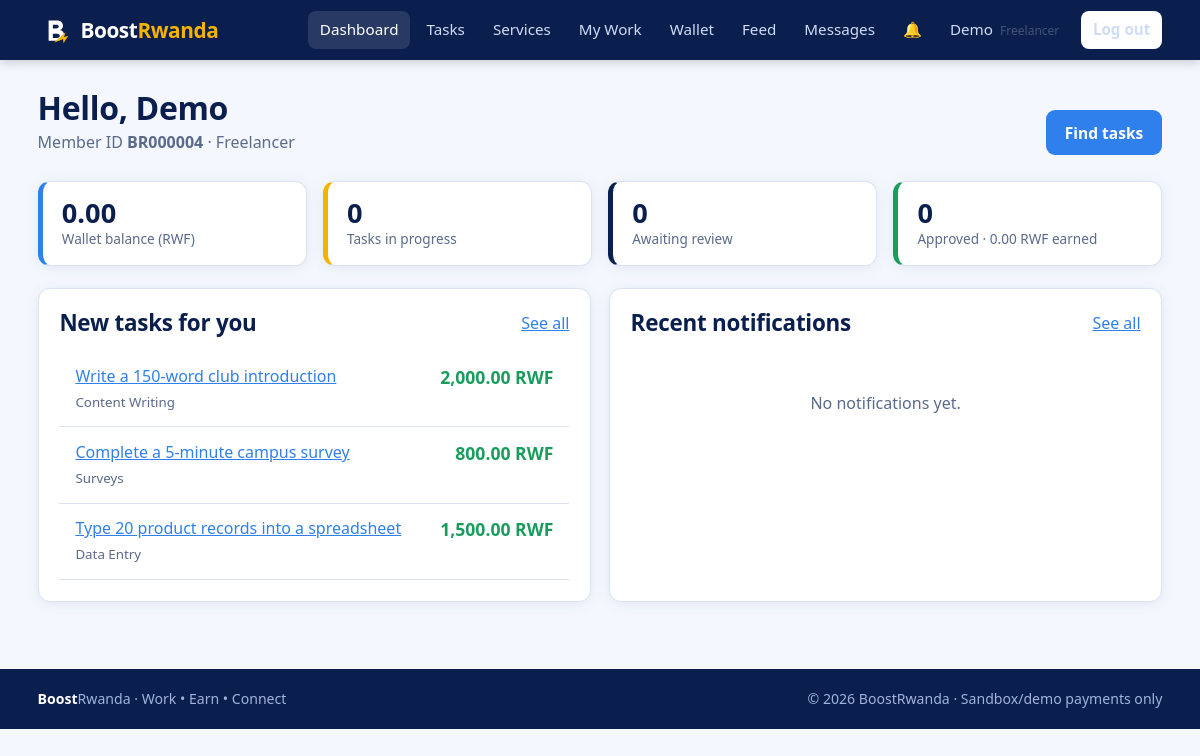
/user/dashboard.php (signed in), run on the app's committed database.
### tables this page shows
CREATE TABLE users (
  id            INT UNSIGNED AUTO_INCREMENT PRIMARY KEY,
  member_id     VARCHAR(12)  NULL UNIQUE,                  
  full_name     VARCHAR(100) NOT NULL,
  student_id    VARCHAR(30)  NULL,                          
  email         VARCHAR(150) NOT NULL UNIQUE,
  phone         VARCHAR(20)  NOT NULL,
  password_hash VARCHAR(255) NOT NULL,                      
  role          ENUM('member','freelancer','advertiser','admin','school') NOT NULL DEFAULT 'member',
  status        ENUM('active','suspended') NOT NULL DEFAULT 'active',
  created_at    TIMESTAMP NOT NULL DEFAULT CURRENT_TIMESTAMP,
  last_login    DATETIME NULL,
  INDEX idx_users_role (role),
  INDEX idx_users_status (status),
  INDEX idx_users_student (student_id)
);

CREATE TABLE wallets (
  id         INT UNSIGNED AUTO_INCREMENT PRIMARY KEY,
  user_id    INT UNSIGNED NOT NULL UNIQUE,
  balance    DECIMAL(14,2) NOT NULL DEFAULT 0.00,
  updated_at TIMESTAMP NOT NULL DEFAULT CURRENT_TIMESTAMP ON UPDATE CURRENT_TIMESTAMP,
  FOREIGN KEY (user_id) REFERENCES users(id) ON DELETE CASCADE,
  CONSTRAINT chk_balance_nonneg CHECK (balance >= 0)
);

CREATE TABLE tasks (
  id          INT UNSIGNED AUTO_INCREMENT PRIMARY KEY,
  creator_id  INT UNSIGNED NOT NULL,
  category_id INT UNSIGNED NOT NULL,
  title       VARCHAR(150) NOT NULL,
  description TEXT NOT NULL,
  reward      DECIMAL(12,2) NOT NULL,
  slots       INT UNSIGNED NOT NULL DEFAULT 1,              
  status      ENUM('open','closed') NOT NULL DEFAULT 'open',
  deadline    DATE NULL,
  created_at  TIMESTAMP NOT NULL DEFAULT CURRENT_TIMESTAMP,
  FOREIGN KEY (creator_id)  REFERENCES users(id),
  FOREIGN KEY (category_id) REFERENCES categories(id),
  INDEX idx_tasks_status (status),
  INDEX idx_tasks_category (category_id),
  FULLTEXT KEY ft_tasks (title, description)
);

CREATE TABLE categories (
  id   INT UNSIGNED AUTO_INCREMENT PRIMARY KEY,
  name VARCHAR(60) NOT NULL,
  type ENUM('task','service') NOT NULL,
  UNIQUE KEY uq_category (name, type)
);

### config/database.php (called while the page is built)
<?php
function db(): PDO
{
    static $pdo = null;
    if ($pdo === null) {
        $c = app_config()['db'];
        $dsn = "mysql:host={$c['host']};dbname={$c['name']};charset={$c['charset']}";
        try {
            $pdo = new PDO($dsn, $c['user'], $c['pass'], [
                PDO::ATTR_ERRMODE            => PDO::ERRMODE_EXCEPTION,
                PDO::ATTR_DEFAULT_FETCH_MODE => PDO::FETCH_ASSOC,
                PDO::ATTR_EMULATE_PREPARES   => false,
            ]);
        } catch (PDOException $e) {
            error_log('DB connection failed: ' . $e->getMessage());
            http_response_code(500);
            exit('Database connection failed. Check config/config.php and that MySQL is running.');
        }
    }
    return $pdo;
}
function q(string $sql, array $params = []): PDOStatement
{
    $st = db()->prepare($sql);
    $st->execute($params);
    return $st;
}
function fetch_all(string $sql, array $params = []): array { return q($sql, $params)->fetchAll(); }
function fetch_one(string $sql, array $params = []): ?array { $r = q($sql, $params)->fetch(); return $r ?: null; }
function fetch_val(string $sql, array $params = []) { $r = q($sql, $params)->fetchColumn(); return $r === false ? null : $r; }

### includes/auth.php (called while the page is built, shortened)
<?php
function current_user(): ?array
{
    static $user = false;
    if ($user === false) {
        $user = null;
        if (!empty($_SESSION['user_id'])) {
            $u = fetch_one('SELECT id, member_id, full_name, email, phone, role, status FROM users WHERE id=?', [$_SESSION['user_id']]);
            if ($u && $u['status'] === 'active') { $user = $u; } else { unset($_SESSION['user_id']); }
        }
    }
    return $user;
}
function role_home(string $role): string
{
    return ['admin' => 'admin/dashboard.php', 'school' => 'school/dashboard.php',
            'advertiser' => 'advertiser/dashboard.php'][$role] ?? 'user/dashboard.php';
}
function require_login(): array
{
    $u = current_user();
    return $u;
}

### config/config.php (called while the page is built)
<?php
return [
    'app_name'  => 'BoostRwanda',
    'base_url'  => '/BoostRwanda',
    'currency'  => 'RWF',
    'debug'     => false,
    'db' => [
        'host'    => '127.0.0.1',
        'name'    => 'boostrwanda_db',
        'user'    => 'root',
        'pass'    => '',
        'charset' => 'utf8mb4',
    ],
    'upload_max_bytes' => 2 * 1024 * 1024,
    'upload_allowed'   => [
        'jpg' => 'image/jpeg', 'jpeg' => 'image/jpeg',
        'png' => 'image/png',  'pdf'  => 'application/pdf',
    ],
    'max_login_attempts' => 5,
    'lockout_minutes'    => 15,
    'session_idle_secs'  => 7200,
    'payment' => [
        'mode'           => 'sandbox',
        'webhook_secret' => 'change-me-sandbox-secret',
    ],
];

### includes/bootstrap.php (called while the page is built, shortened)
<?php
function app_config(): array
{
    static $cfg = null;
    if ($cfg === null) { $cfg = require ROOT_PATH . '/config/config.php'; }
    return $cfg;
}
require_once ROOT_PATH . '/config/database.php';
require_once ROOT_PATH . '/includes/functions.php';
require_once ROOT_PATH . '/includes/auth.php';
require_once ROOT_PATH . '/includes/wallet_lib.php';

### includes/functions.php (called while the page is built, shortened)
<?php
function e($v): string { return htmlspecialchars((string)$v, ENT_QUOTES | ENT_SUBSTITUTE, 'UTF-8'); }
function url(string $path = ''): string { return rtrim(app_config()['base_url'], '/') . '/' . ltrim($path, '/'); }
function money($n): string { return number_format((float)$n, 2) . ' ' . app_config()['currency']; }

### includes/wallet_lib.php (called while the page is built, shortened)
<?php
function wallet_of(int $userId): array
{
    return fetch_one('SELECT * FROM wallets WHERE user_id=?', [$userId]) ?? ['id' => 0, 'balance' => '0.00'];
}

### user/dashboard.php (the view, shortened to what this page needs)
<?php
require_once __DIR__ . '/../includes/bootstrap.php';
$user = require_login();
$uid = (int)$user['id'];
$wallet   = wallet_of($uid);
$inProg   = (int)fetch_val("SELECT COUNT(*) FROM task_submissions WHERE user_id=? AND status IN ('accepted','rejected')", [$uid]);
$pending  = (int)fetch_val("SELECT COUNT(*) FROM task_submissions WHERE user_id=? AND status='submitted'", [$uid]);
$approved = (int)fetch_val("SELECT COUNT(*) FROM task_submissions WHERE user_id=? AND status='approved'", [$uid]);
$earned   = fetch_val("SELECT COALESCE(SUM(amount),0) FROM transactions WHERE user_id=? AND type='earning' AND status='completed'", [$uid]);
$tasks    = fetch_all("SELECT t.id, t.title, t.reward, c.name AS category FROM tasks t JOIN categories c ON c.id=t.category_id
                       WHERE t.status='open' AND (t.deadline IS NULL OR t.deadline >= CURDATE())
                         AND t.id NOT IN (SELECT task_id FROM task_submissions WHERE user_id=?) ORDER BY t.id DESC LIMIT 4", [$uid]);
$notifs   = fetch_all('SELECT message, link, is_read, created_at FROM notifications WHERE user_id=? ORDER BY id DESC LIMIT 5', [$uid]);
include __DIR__ . '/../includes/header.php';
?>
<div class="container">
  <div class="page-head"><div><h1>Hello, <?= e(explode(' ', $user['full_name'])[0]) ?></h1><p>Member ID <b><?= e($user['member_id']) ?></b> &middot; <?= e(ucfirst($user['role'])) ?></p></div>
    <a class="btn btn-primary" href="<?= e(url('tasks/index.php')) ?>">Find tasks</a></div>
  <div class="stats">
    <div class="stat"><div class="stat-value"><?= e(number_format((float)$wallet['balance'], 2)) ?></div><div class="stat-label">Wallet balance (<?= e(app_config()['currency']) ?>)</div></div>
    <div class="stat"><div class="stat-value"><?= $inProg ?></div><div class="stat-label">Tasks in progress</div></div>
    <div class="stat"><div class="stat-value"><?= $pending ?></div><div class="stat-label">Awaiting review</div></div>
    <div class="stat"><div class="stat-value"><?= $approved ?></div><div class="stat-label">Approved &middot; <?= e(money($earned)) ?> earned</div></div>
  </div>
  <div class="grid grid-2">
    <div class="card"><div class="card-head"><h2>New tasks for you</h2><a href="<?= e(url('tasks/index.php')) ?>">See all</a></div>
      <?php foreach ($tasks as $t): ?>
        <div class="notif"><span><a href="<?= e(url('tasks/details.php?id=' . $t['id'])) ?>"><?= e($t['title']) ?></a><br><small><?= e($t['category']) ?></small></span><span class="reward"><?= e(money($t['reward'])) ?></span></div>
      <?php endforeach; ?></div>
    <div class="card"><div class="card-head"><h2>Recent notifications</h2><a href="<?= e(url('user/notifications.php')) ?>">See all</a></div>
      <?php if (!$notifs): ?><div class="empty"><p>No notifications yet.</p></div><?php endif; ?>
      <?php foreach ($notifs as $n): ?>
        <div class="notif <?= $n['is_read'] ? '' : 'unread' ?>"><span><?= e($n['message']) ?></span><small><?= e(fmt_date($n['created_at'])) ?></small></div>
      <?php endforeach; ?></div>
  </div>
</div>
<?php include __DIR__ . '/../includes/footer.php'; ?>

### includes/navbar.php (shortened to what this page needs)
<?php
$__links = [];
if ($__u) {
    switch ($__u['role']) {
        default:
            $__links = ['user/dashboard.php' => 'Dashboard', 'tasks/index.php' => 'Tasks', 'services/index.php' => 'Services',
                        'tasks/submissions.php' => 'My Work', 'wallet/index.php' => 'Wallet',
                        'social/index.php' => 'Feed', 'messages/index.php' => 'Messages'];
    }
}
$__here = ltrim(str_replace(rtrim(app_config()['base_url'], '/'), '', parse_url($_SERVER['REQUEST_URI'], PHP_URL_PATH)), '/');
$__active = array_key_exists($__here, $__links) ? $__here : null;
?>
<header class="topbar">
  <div class="container topbar-inner">
    <a class="brand" href="<?= e(url($__u ? role_home($__u['role']) : '')) ?>">
      <img src="<?= e(url('assets/images/logo.svg')) ?>" alt="" width="34" height="34">
      <span>Boost<b>Rwanda</b></span>
    </a>
    <nav id="nav" class="nav">
      <?php foreach ($__links as $path => $label): ?>
        <a class="<?= $path === $__active ? 'active' : '' ?>" href="<?= e(url($path)) ?>"><?= e($label) ?></a>
      <?php endforeach; ?>
      <?php if ($__u): ?>
        <a class="bell" href="<?= e(url('user/notifications.php')) ?>" title="Notifications">&#128276;<span id="notif-count" class="count" <?= ($n = unread_notifications((int)$__u['id'])) ? '' : 'hidden' ?>><?= (int)$n ?></span></a>
        <a href="<?= e(url('user/profile.php')) ?>" class="nav-user"><?= e(explode(' ', $__u['full_name'])[0]) ?> <small><?= e($__u['role']) ?></small></a>
        <a class="btn btn-light btn-sm" href="<?= e(url('auth/logout.php')) ?>">Log out</a>
      <?php else: ?>
        <a href="<?= e(url('auth/login.php')) ?>">Log in</a>
        <a class="btn btn-gold btn-sm" href="<?= e(url('auth/register.php')) ?>">Join free</a>
      <?php endif; ?>
    </nav>
  </div>
</header>

### assets/css/style.css (style rules this page uses)
:root { --navy:#0a1f4d; --navy-2:#13306e; --blue:#2f80ed; --sky:#e6f0fc; --sky-2:#cfe2fa; --gold:#f5b301; --ink:#122042; --muted:#5b6a8a; --line:#d9e3f3; --bg:#f4f8fe; --white:#fff; --ok:#1a9d5c; --warn:#d98a00; --bad:#d6393b; --radius:12px; --shadow:0 2px 14px rgba(10,31,77,.08); font-family:"Segoe UI",system-ui,-apple-system,Roboto,Arial,sans-serif; }
* { box-sizing:border-box }
html { scroll-behavior:smooth }
body { margin:0;background:var(--bg);color:var(--ink);line-height:1.55;font-size:16px }
h1,h2,h3 { line-height:1.2;color:var(--navy);margin:0 0 .5em;letter-spacing:-.01em }
h1 { font-size:2rem }
h2 { font-size:1.4rem }
a { color:var(--blue) }
img { max-width:100% }
p { margin:0 0 1em }
small,.muted { color:var(--muted) }
.container { width:100%;max-width:1160px;margin:0 auto;padding:0 1.1rem }
.topbar { background:var(--navy);color:#fff;position:sticky;top:0;z-index:50;box-shadow:0 2px 10px rgba(0,0,0,.2) }
.topbar-inner { display:flex;align-items:center;justify-content:space-between;gap:1rem;min-height:60px }
.brand { display:flex;align-items:center;gap:.55rem;color:#fff;text-decoration:none;font-size:1.3rem;font-weight:700;letter-spacing:-.02em }
.brand b { color:var(--gold) }
.nav { display:flex;align-items:center;gap:.25rem;flex-wrap:wrap }
.nav>a { color:#cfdcf5;text-decoration:none;padding:.45rem .75rem;border-radius:8px;font-size:.95rem }
.nav>a:hover,.nav>a.active { background:rgba(255,255,255,.12);color:#fff }
.nav .btn { margin-left:.35rem }
.nav-user small { opacity:.7;font-size:.75rem;margin-left:.2rem;text-transform:capitalize }
.bell { position:relative }
.btn { display:inline-block;border:0;border-radius:9px;padding:.65rem 1.2rem;font-size:.97rem;font-weight:600;cursor:pointer;text-decoration:none;font-family:inherit;transition:transform .08s,filter .15s }
.btn-primary { background:var(--blue);color:#fff }
.btn-light { background:#fff;color:var(--navy) }
.btn-sm { padding:.35rem .8rem;font-size:.85rem }
.card { background:#fff;border:1px solid var(--line);border-radius:var(--radius);padding:1.3rem;box-shadow:var(--shadow);margin-bottom:1.2rem }
.card-head { display:flex;justify-content:space-between;align-items:center;gap:1rem;margin-bottom:.9rem;flex-wrap:wrap }
.card-head h2,.card-head h3 { margin:0 }
.empty { text-align:center;padding:2.5rem 1rem;color:var(--muted) }
.grid { display:grid;gap:1.1rem }
.grid-2 { grid-template-columns:repeat(2,1fr) }
.reward { font-weight:800;color:var(--ok);font-size:1.1rem }

### assets/css/dashboard.css (style rules this page uses)
.page-head { display:flex;justify-content:space-between;align-items:flex-end;gap:1rem;flex-wrap:wrap;padding:1.8rem 0 .6rem }
.page-head h1 { margin:0 }
.page-head p { margin:.2rem 0 0;color:var(--muted) }
.stats { display:grid;grid-template-columns:repeat(4,1fr);gap:1rem;margin:1rem 0 1.4rem }
.stat { background:#fff;border:1px solid var(--line);border-left:5px solid var(--blue);border-radius:var(--radius);padding:1rem 1.2rem;box-shadow:var(--shadow) }
.stat:nth-child(4n+2) { border-left-color:var(--gold) }
.stat:nth-child(4n+3) { border-left-color:var(--navy) }
.stat:nth-child(4n) { border-left-color:var(--ok) }
.stat-value { font-size:1.7rem;font-weight:800;color:var(--navy);line-height:1.1 }
.stat-label { color:var(--muted);font-size:.85rem }
.notif { display:flex;justify-content:space-between;gap:1rem;padding:.8rem 1rem;border-bottom:1px solid var(--line) }

### data on the page
users: full_name "Demo", role "Freelancer", member "BR000004"
wallets: balance "0.00"
tasks: title "Write a 150-word club introduction", category.name "Content Writing", reward "2,000.00 RWF"
tasks: title "Complete a 5-minute campus survey", category.name "Surveys", reward "800.00 RWF"
tasks: title "Type 20 product records into a spreadsheet", category.name "Data Entry", reward "1,500.00 RWF"

### other printed values
$label "Dashboard"
$label "Tasks"
$label "Services"
$label "My Work"
$label "Wallet"
$label "Feed"
$label "Messages"
app_config()['currency'] "RWF"
$inProg "0"
$pending "0"
$approved "0"
money($earned) "0.00 RWF"
